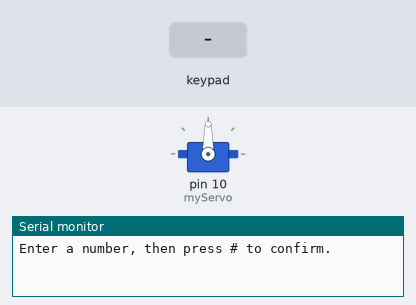
A sketch run on a simulated Arduino Uno, built with avr-gcc and run on an emulated ATmega328P. Parts: servo, the last lines printed to the serial monitor. The inputs (shaded band) are chosen by the test bench.

Above: at 1.2 s.
1.3 s: keypad keys 9 8 7 6 # pressed 0.4 s apart
At 3.3 s:
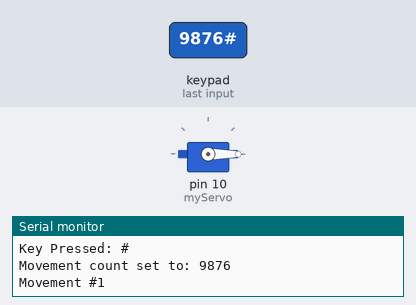
At 4.3 s:
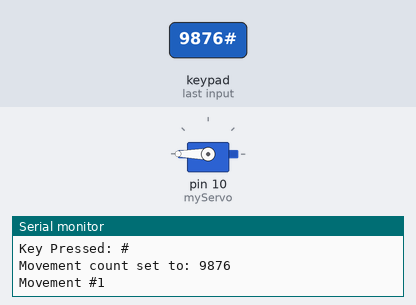
Timing chart, 0 to 12.3 s (numbered marks = the images above; inputs shaded):
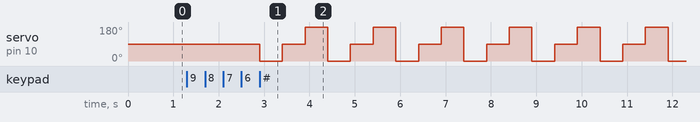

Measured:
- after the input at 1.3 s, servo on pin 10 (myServo): 90° → 0° after 1.6 s, then repeats every 1.5 s: 90° 0.50 s, 180° 0.50 s, 0° 0.50 s

The sketch:

multi_digit_input_keypad_servo.ino
```cpp
#include <Keypad.h>
#include <Servo.h> // Include the Servo library

// Keypad setup
const byte ROWS = 4; // Four rows
const byte COLS = 4; // Four columns

char keys[ROWS][COLS] = {
  {'1','2','3','A'},
  {'4','5','6','B'},
  {'7','8','9','C'},
  {'*','0','#','D'}
};

byte rowPins[ROWS] = {9, 8, 7, 6}; // Connect to the row pinouts of the keypad
byte colPins[COLS] = {5, 4, 3, 2}; // Connect to the column pinouts of the keypad

// Create an object for the keypad
Keypad keypad = Keypad(makeKeymap(keys), rowPins, colPins, ROWS, COLS);

// Servo setup
Servo myServo; // Create a servo object

String inputString = "";  // Store the input digits as a string
int repeatCount = 0;      // Store the number of movements to make

void setup() {
  myServo.attach(10); // Attach the servo to pin 10
  Serial.begin(9600); // Start serial communication
  Serial.println("Enter a number, then press # to confirm.");
}

void loop() {
  char key = keypad.getKey(); // Read the key from the keypad

  if (key) { // If a key is pressed
    Serial.print("Key Pressed: ");
    Serial.println(key);

    // If the key is numeric, add it to the input string
    if (key >= '0' && key <= '9') {
      inputString += key;  // Add the key to the input string
      Serial.print("Current Input: ");
      Serial.println(inputString);
    }

    // If '#' is pressed, process the input and start the movement
    else if (key == '#') {
      if (inputString.length() > 0) {
        repeatCount = inputString.toInt(); // Convert input string to an integer
        Serial.print("Movement count set to: ");
        Serial.println(repeatCount);
        inputString = ""; // Clear the input string after processing
        moveServo(repeatCount); // Call function to move the servo
      }
    }
  }
}

// Function to move the servo
void moveServo(int count) {
  for (int i = 0; i < count; i++) {
    Serial.print("Movement #");
    Serial.println(i + 1);

    // Move the servo to 0°
    myServo.write(0);
    delay(500); // Wait for 500ms

    // Move the servo to 90°
    myServo.write(90);
    delay(500); // Wait for 500ms

    // Move the servo to 180°
    myServo.write(180);
    delay(500); // Wait for 500ms
  }
  Serial.println("Movement completed.");
}
```
